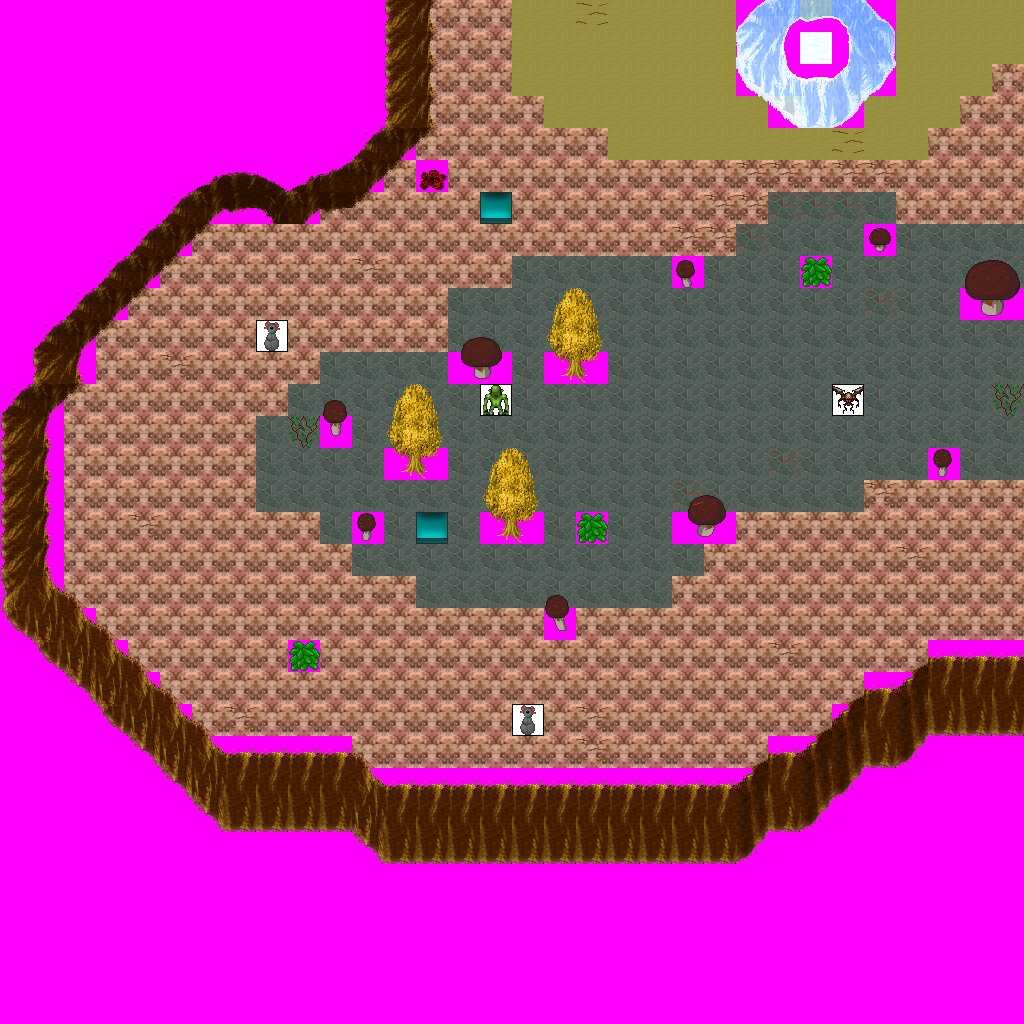

Rendered tile map (Tiled .tmx) drawn with the repository's tilesets; below, a short description and the map source with its tile grids summarised:
An orthogonal 32x32 tile map with 32x32 px tiles, 7 tile layers (Ground, Objects, Above, Walkable, ...), 16 tilesets and 8 objects (4x newmap, from_west_0, from_west_1, from_south_0, from_south_1).

<map version="1.0" orientation="orthogonal" width="32" height="32" tilewidth="32" tileheight="32">
 <tileset firstgid="1" name="ground_ground" tilewidth="32" tileheight="32">
  <image source="../drawable/ground_ground.png" width="96" height="352" />
 </tileset>
 <tileset firstgid="34" name="ground_ridge_earth_dark" tilewidth="32" tileheight="32">
  <image source="../drawable/ground_ridge_earth_dark.png" width="384" height="256" />
 </tileset>
 <tileset firstgid="130" name="ground_grass_edges" tilewidth="32" tileheight="32">
  <image source="../drawable/ground_grass_edges.png" width="384" height="96" />
 </tileset>
 <tileset firstgid="166" name="plant_tree_tree_golden_small" tilewidth="32" tileheight="32">
  <image source="../drawable/plant_tree_tree_golden_small.png" width="64" height="96" />
 </tileset>
 <tileset firstgid="172" name="building_decoration_floor_sparkle" tilewidth="32" tileheight="32">
  <image source="../drawable/building_decoration_floor_sparkle.png" width="96" height="192" />
 </tileset>
 <tileset firstgid="190" name="plant_vine" tilewidth="32" tileheight="32">
  <image source="../drawable/plant_vine.png" width="32" height="96" />
 </tileset>
 <tileset firstgid="193" name="furniture_carpet_carpets_2" tilewidth="32" tileheight="32">
  <image source="../drawable/furniture_carpet_carpets_2.png" width="128" height="160" />
 </tileset>
 <tileset firstgid="213" name="furniture_carpet_pink_rug" tilewidth="32" tileheight="32">
  <image source="../drawable/furniture_carpet_pink_rug.png" width="96" height="128" />
 </tileset>
 <tileset firstgid="225" name="ground_ridge_ice" tilewidth="32" tileheight="32">
  <image source="../drawable/ground_ridge_ice.png" width="224" height="192" />
 </tileset>
 <tileset firstgid="267" name="ground_ridge_ice_2" tilewidth="32" tileheight="32">
  <image source="../drawable/ground_ridge_ice_2.png" width="224" height="192" />
 </tileset>
 <tileset firstgid="309" name="ground_ice_ice" tilewidth="32" tileheight="32">
  <image source="../drawable/ground_ice_ice.png" width="96" height="32" />
 </tileset>
 <tileset firstgid="312" name="logic_creature_hybrid" tilewidth="32" tileheight="32">
  <image source="../drawable/logic_creature_hybrid.png" width="256" height="64" />
 </tileset>
 <tileset firstgid="328" name="plant_bush_bushes" tilewidth="32" tileheight="32">
  <image source="../drawable/plant_bush_bushes.png" width="160" height="64" />
 </tileset>
 <tileset firstgid="338" name="furniture_chair_colorful" tilewidth="32" tileheight="32">
  <image source="../drawable/furniture_chair_colorful.png" width="128" height="128" />
 </tileset>
 <tileset firstgid="354" name="plant_brown_mushrooms" tilewidth="32" tileheight="32">
  <image source="../drawable/plant_brown_mushrooms.png" width="192" height="128" />
 </tileset>
 <tileset firstgid="378" name="walkable_sentinel" tilewidth="32" tileheight="32">
  <image source="../drawable/walkable_sentinel.png" width="32" height="32" />
 </tileset>
 <layer name="Ground" width="32" height="32">
  <data>[1024 cells, 1024 non-empty, 6 distinct tile ids]</data>
 </layer>
 <layer name="Objects" width="32" height="32">
  <data>[1024 cells, 0 non-empty, 0 distinct tile ids]</data>
 </layer>
 <layer name="Above" width="32" height="32">
  <data>[1024 cells, 20 non-empty, 12 distinct tile ids]</data>
 </layer>
 <layer name="Walkable" width="32" height="32">
  <data>[1024 cells, 470 non-empty, 1 distinct tile ids]</data>
 </layer>
 <layer name="Objects_stendhal" width="32" height="32">
  <data>[1024 cells, 230 non-empty, 62 distinct tile ids]</data>
 </layer>
 <layer name="Above_stendhal" width="32" height="32">
  <data>[1024 cells, 0 non-empty, 0 distinct tile ids]</data>
 </layer>
 <layer name="Objects_stendhal2" width="32" height="32">
  <data>[1024 cells, 4 non-empty, 3 distinct tile ids]</data>
 </layer>
 <objectgroup name="Mapevents" width="32" height="32">
  <object name="exit_east_0" type="newmap" x="992" y="0" width="32" height="288">
   <properties>
    <property name="map" value="interiors_abstract_dreamscape_x1_y3" />
    <property name="place" value="from_east_0" />
   </properties>
  </object>
  <object name="exit_east_1" type="newmap" x="992" y="320" width="32" height="320">
   <properties>
    <property name="map" value="interiors_abstract_dreamscape_x1_y3" />
    <property name="place" value="from_east_1" />
   </properties>
  </object>
  <object name="exit_north_0" type="newmap" x="416" y="0" width="320" height="32">
   <properties>
    <property name="map" value="interiors_abstract_dreamscape_x0_y2" />
    <property name="place" value="from_north_0" />
   </properties>
  </object>
  <object name="exit_north_1" type="newmap" x="896" y="0" width="128" height="32">
   <properties>
    <property name="map" value="interiors_abstract_dreamscape_x0_y2" />
    <property name="place" value="from_north_1" />
   </properties>
  </object>
 </objectgroup>
 <objectgroup name="Spawn" width="32" height="32">
  <object name="from_west_0" x="992" y="128" width="32" height="32" />
  <object name="from_west_1" x="992" y="480" width="32" height="32" />
  <object name="from_south_0" x="576" y="0" width="32" height="32" />
  <object name="from_south_1" x="960" y="0" width="32" height="32" />
 </objectgroup>
 <objectgroup name="Keys" width="32" height="32" />
 <objectgroup name="Replace" width="32" height="32" />
</map>
